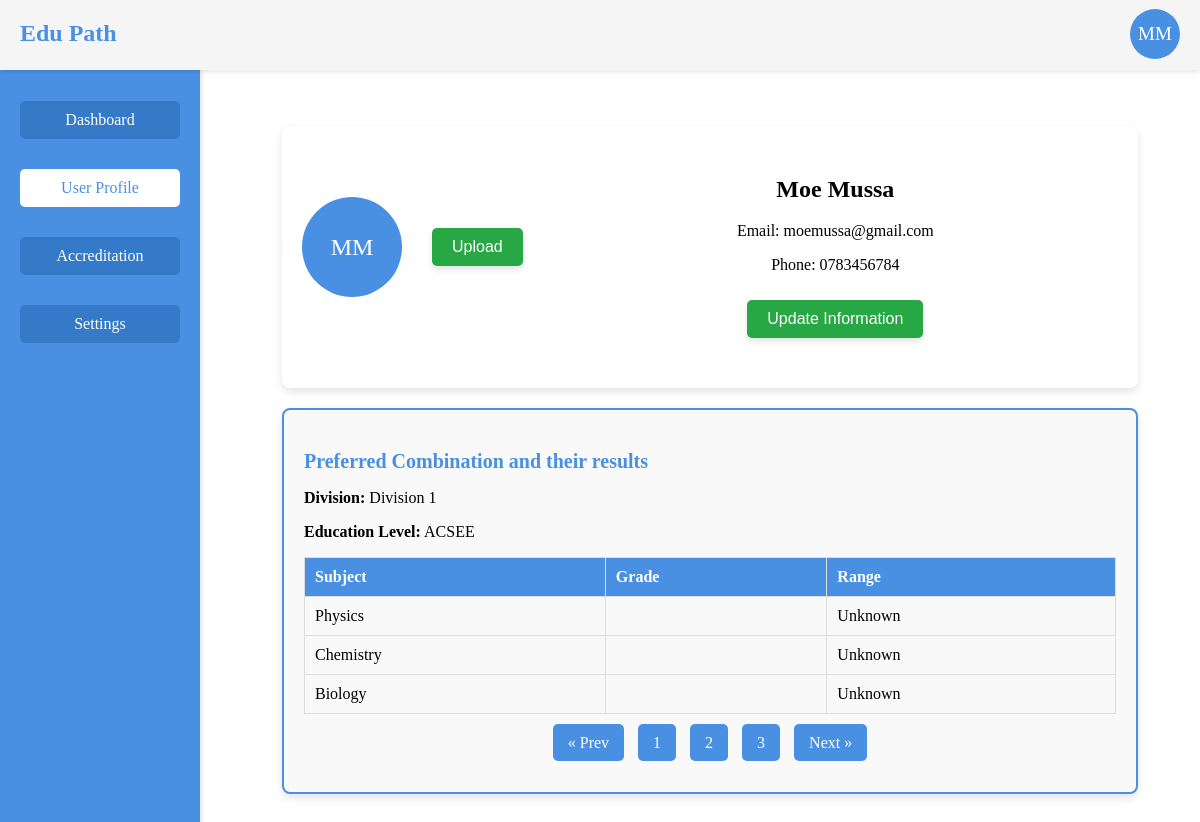
/home.php (signed in), run on the app's committed database.
### tables this page shows
CREATE TABLE `users` (
  `id` int(11) NOT NULL,
  `name` varchar(255) NOT NULL,
  `email` varchar(255) NOT NULL,
  `password` varchar(255) NOT NULL,
  `created_at` timestamp NOT NULL DEFAULT CURRENT_TIMESTAMP,
  `check` varchar(20) NOT NULL DEFAULT 'New',
  `phone` text NOT NULL,
  `profile_image` varchar(255) DEFAULT 'initial'
);

CREATE TABLE `user_education` (
  `id` int(11) NOT NULL,
  `user_id` int(11) NOT NULL,
  `education_level` enum('CSEE','ACSEE') DEFAULT NULL,
  `division` int(11) DEFAULT NULL,
  `preferred_combination_1` varchar(50) NOT NULL,
  `preferred_combination_2` varchar(50) NOT NULL,
  `preferred_combination_3` varchar(50) NOT NULL,
  `created_at` timestamp NOT NULL DEFAULT CURRENT_TIMESTAMP,
  `grade1` varchar(2) DEFAULT NULL,
  `grade2` varchar(2) DEFAULT NULL,
  `grade3` varchar(2) DEFAULT NULL
);

### home.php (the view, shortened to what this page needs)
<?php
include('conn.php');
$user_id = $_SESSION['user_id'];
$query = "SELECT * FROM users WHERE id = ?";
$stmt = $conn->prepare($query);
$stmt->bind_param("i", $user_id);
$stmt->execute();
$result = $stmt->get_result();
$user = $result->fetch_assoc();
$user_id = $_SESSION['user_id'];
$query = "SELECT education_level, division, preferred_combination_1, grade1,
                 preferred_combination_2, grade2, preferred_combination_3, grade3
          FROM user_education
          WHERE user_id = ?";
$stmt = $conn->prepare($query);
$stmt->bind_param("i", $user_id);
$stmt->execute();
$result = $stmt->get_result();
$education_level = '';
$division = '';
$table_rows = '';
if ($result->num_rows > 0) {
    $row = $result->fetch_assoc();
    $education_level = htmlspecialchars($row['education_level']);
    $division = htmlspecialchars($row['division']);
    $table_rows .= "
        <tr>
            <td>" . htmlspecialchars($row['preferred_combination_1']) . "</td>
            <td>" . htmlspecialchars($row['grade1']) . "</td>
            <td>" . getGradeDescription($row['grade1']) . "</td>
        </tr>
        <tr>
            <td>" . htmlspecialchars($row['preferred_combination_2']) . "</td>
            <td>" . htmlspecialchars($row['grade2']) . "</td>
            <td>" . getGradeDescription($row['grade2']) . "</td>
        </tr>
        <tr>
            <td>" . htmlspecialchars($row['preferred_combination_3']) . "</td>
            <td>" . htmlspecialchars($row['grade3']) . "</td>
            <td>" . getGradeDescription($row['grade3']) . "</td>
        </tr>";
} else {
    $table_rows = "<tr><td colspan='3'>No results found.</td></tr>";
}
function getGradeDescription($grade) {
    switch (strtoupper($grade)) {
        default: return 'Unknown';
    }
}
?>
<!DOCTYPE html>
<html lang="en">
<head>
    <link rel="stylesheet" href="style.css">
</head>
<body>
    <div class="header">
        <div class="logo">Edu Path</div>
        <div class="user-profile" id="userProfile">
            <div class="profile-picture"  id="headerProfilePicture"
                style="background-color: <?php echo empty($user['profile_image']) || $user['profile_image'] === 'initial' ? '#4a90e2' : 'transparent'; ?>;">
                <?php if (!empty($user['profile_image']) && $user['profile_image'] !== 'initial'): ?>
                    <img id="headerProfileImage"  src="<?php echo htmlspecialchars($user['profile_image']); ?>"
                        alt="Profile Picture" style="display: block;" />
                <?php else: ?>
                    <span id="headerInitials">
                        <?php echo strtoupper(substr($user['name'], 0, 1) . (strstr($user['name'], ' ') ? substr(strstr($user['name'], ' '), 1, 1) : '')); ?>
                    </span>
                <?php endif; ?>
            </div>
        </div>
    </div>
    <div class="sidebar">
        <h3>Edu Path</h3>
        <ul class="sidebar-menu">
        <li><a href="dash.php">Dashboard</a></li>
        <li class="active"><a href="home.php">User Profile</a></li>
        <li><a href="credit.php">Accreditation</a></li>
        <li><a href="set.php">Settings</a></li>
    </ul>
    </div>
    <div class="main-content">
        <div class="container" style="margin-top: 140px;">
            <div class="card">
            <div class="user-profile">
    <div class="profile-picture"
        id="profilePicture"
        style="background-color: <?php echo empty($user['profile_image']) || $user['profile_image'] === 'initial' ? '#4a90e2' : 'transparent'; ?>;">
        <?php if (!empty($user['profile_image']) && $user['profile_image'] !== 'initial'): ?>
            <img id="profileImage"
                src="<?php echo htmlspecialchars($user['profile_image']); ?>"
                alt="Profile Picture"
                style="width: 100px; height: 100px; border-radius: 50%; object-fit: cover; display: block;" />
        <?php else: ?>
            <span id="initials"
                style="display: flex; justify-content: center; align-items: center;
                       width: 100px; height: 100px; font-size: 24px;
                       color: white; border-radius: 50%; text-transform: uppercase;">
                <?php
                $nameParts = explode(' ', trim($user['name']));
                $initials = '';
                if (!empty($nameParts[0])) {
                    $initials .= strtoupper(substr($nameParts[0], 0, 1));
                }
                if (!empty($nameParts[1])) {
                    $initials .= strtoupper(substr($nameParts[1], 0, 1));
                }
                echo $initials;
                ?>
            </span>
        <?php endif; ?>
    </div>
                    <form method="POST" action="upload_profile_image.php" enctype="multipart/form-data">
                        <button type="submit" class="btn">Upload</button>
                    </form>
                    <div class="user-info" id="userInfo">
                        <h2><?php echo htmlspecialchars($user['name']); ?></h2>
                        <p>Email: <?php echo htmlspecialchars($user['email']); ?></p>
                        <p>Phone: <?php echo htmlspecialchars($user['phone']); ?></p>
                        <button class="btn" id="updateButton">Update Information</button>
                    </div>
                </div>
            </div>
            <div class="card appearance-settings">
                <h3>Preferred Combination and their results</h3>
                <p><strong>Division:</strong> <?php echo $division ? "Division $division" : 'N/A'; ?></p>
                <p><strong>Education Level:</strong> <?php echo $education_level ? $education_level : 'N/A'; ?></p>
                <table class="notifications-table">
                    <thead>
                        <tr>
                            <th>Subject</th>
                            <th>Grade</th>
                            <th>Range</th>
                        </tr>
                    </thead>
                    <tbody>
                    <?php echo $table_rows; ?>
                    </tbody>
                </table>
                <div class="pagination">
                    <a href="#">&laquo; Prev</a>
                    <a href="#">1</a>
                    <a href="#">2</a>
                    <a href="#">3</a>
                    <a href="#">Next &raquo;</a>
                </div>
            </div>
        </div>
    </div>
</body>
</html>

### style.css (style rules this page uses)
html, body { height: 100%; margin: 0; display: flex; align-items: center; justify-content: center; }
.btn { font-size: 16px; padding: 10px 20px; margin: 10px; border: none; border-radius: 5px; color: white; background-color: #28a745; cursor: pointer; box-shadow: 0 4px 6px rgba(0, 0, 0, 0.1); transition: all 0.3s ease; }
.container { margin-top: 70px; width: 107vh; margin: auto; padding: 20px; }
.sidebar { width: 20%; background-color: #4a90e2; color: #fff; height: 100vh; position: fixed; top: 0; left: 0; padding: 20px; }
.sidebar h3 { text-align: center; }
.main-content { margin-left: 22%; padding: 20px; }
.card { background-color: #fff; border-radius: 8px; box-shadow: 0 4px 8px rgba(0, 0, 0, 0.1); padding: 20px; margin-bottom: 20px; }
.user-profile { display: flex; align-items: center; gap: 20px; }
.user-info { margin-top: 10px; flex-grow: 1; }
.notifications-table { width: 100%; border-collapse: collapse; }
.notifications-table th, .notifications-table td { border: 1px solid #ddd; padding: 10px; text-align: left; }
.notifications-table th { background-color: #4a90e2; color: #fff; }
.pagination { margin: 20px 0; text-align: center; }
.pagination a { margin: 0 5px; padding: 10px 15px; text-decoration: none; background-color: #4a90e2; color: #fff; border-radius: 5px; }
.sidebar { width: 20%; background-color: #4a90e2; color: #fff; height: 100vh; position: fixed; top: 0; left: 0; padding: 20px; box-shadow: 2px 0 5px rgba(0, 0, 0, 0.1); }
.sidebar h3 { text-align: center; margin-bottom: 20px; font-size: 1.5em; }
.sidebar-menu { list-style-type: none; padding: 0; margin: 0; }
.sidebar-menu li { margin: 10px 0; }
.sidebar-menu a { display: block; padding: 10px 15px; background-color: #357ac9; color: #fff; text-decoration: none; border-radius: 5px; text-align: center; font-size: 1em; transition: background-color 0.3s ease, box-shadow 0.3s ease; }
.user-profile { text-align: center; margin-bottom: 20px; }
.sidebar ul li.active a { background-color: #fff; color: #4a90e2; border-radius: 5px; }
.profile-picture { position: relative; width: 100px; height: 100px; margin: 0 auto; border-radius: 50%; overflow: hidden; background-color: #4a90e2; display: flex; align-items: center; justify-content: center; color: white; font-size: 2em; cursor: pointer; }
.header { position: fixed; top: 0; left: 0; right: 0; height: 50px; z-index: 1000; background-color: #f6f5f5; box-shadow: 0px 2px 5px rgba(0, 0, 0, 0.1); padding: 10px 20px; display: flex; justify-content: space-between; }
.header .logo { margin-top:10px ; font-size: 1.5em; font-weight: bold; color: #4a90e2; }
.header .user-profile { position: relative; display: flex; align-items: center; cursor: pointer; }
.sidebar { width: 200px; background-color: #4a90e2; height: 100vh; position: fixed; top: 0; left: 0; padding: 20px 0; color: #fff; }
.sidebar ul { list-style: none; }
.sidebar ul li { padding: 10px 20px; cursor: pointer; }
.sidebar ul li a { text-decoration: none; color: #fff; display: block; }
.main-content { margin-left: 220px; padding: 20px; }
#headerProfilePicture { font-size: 19px; background-color: #4a90e2; size: 20px; height: 50px; width: 50px; margin-top: 17px; }
.appearance-settings { border: 2px solid #4a90e2; background-color: #f9f9f9; padding: 20px; border-radius: 8px; transition: box-shadow 0.3s ease; }
.appearance-settings h3 { color: #4a90e2; font-size: 20px; margin-bottom: 15px; }

### data on the page
users: name "MM", initials "MM", name "Moe Mussa", email "moemussa@gmail.com", phone "0783456784"
user_education: division "1", education_level "ACSEE", preferred_combination_1 "Physics", grade1 "Unknown", preferred_combination_2 "Chemistry", grade2 "Unknown", preferred_combination_3 "Biology", grade3 "Unknown"
